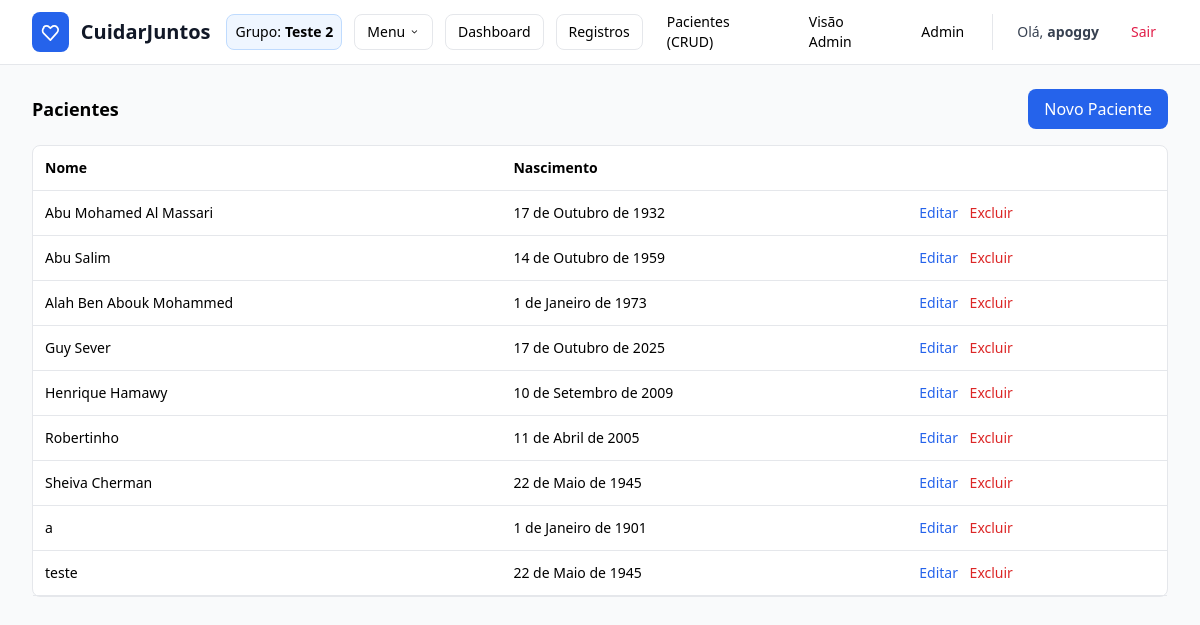
The page /care/patients/ (signed in) on the database as committed earlier.
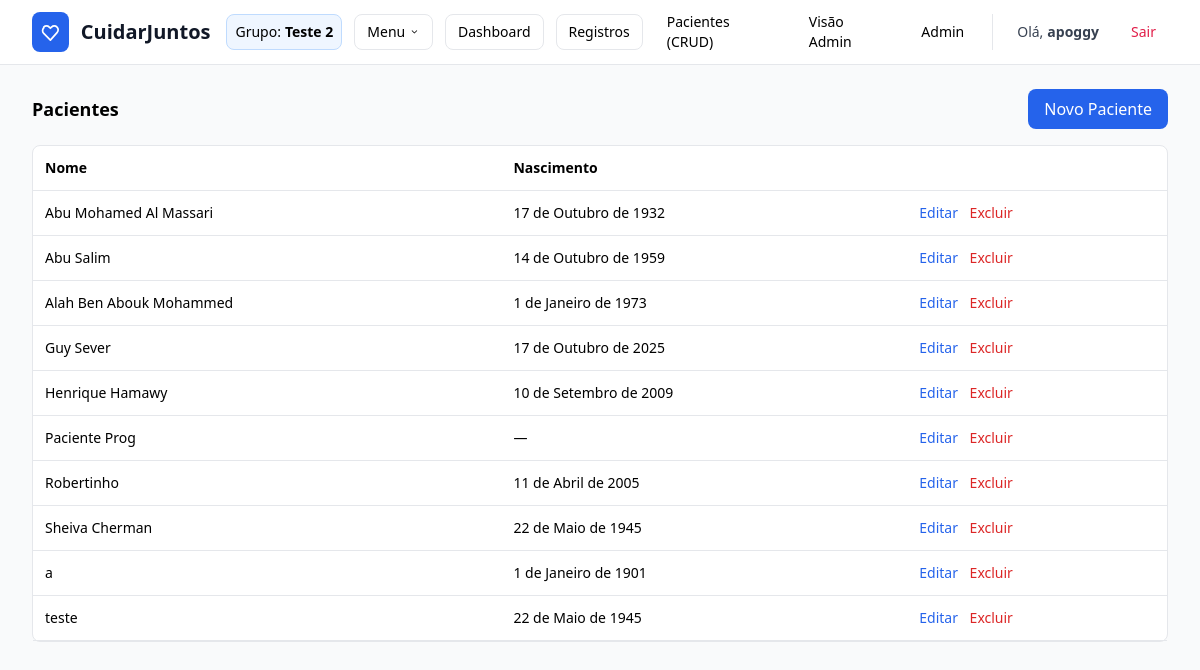
The same page on the database as committed later.
### care/models.py (models this page shows, shortened)
class Patient(models.Model):
    name = models.CharField("Nome", max_length=120)
    birth_date = models.DateField("Nascimento", null=True, blank=True)
    notes = models.TextField("Observações / Dados de saúde", blank=True)
    created_by = models.ForeignKey(
        User, on_delete=models.CASCADE, related_name="patients",
        null=True, blank=True, db_index=True
    )
    user = models.OneToOneField(
        User, on_delete=models.SET_NULL, related_name="as_patient",
        null=True, blank=True
    )

### care/views.py (the view)
# urls.py: path("patients/",                PatientList.as_view(),   name="patient-list"),
class PatientList(LoginRequiredMixin, ListView):
    model = Patient
    template_name = "care/patient_list.html"
    context_object_name = "patients"
    def get_queryset(self):
        if self.request.user.is_superuser:
            return Patient.objects.all().order_by("name")
        p = users_patient(self.request.user)
        return Patient.objects.filter(pk=p.pk) if p else Patient.objects.none()

### care/context_processors.py (called while the page is built)
def current_group(request):
    if not request.user.is_authenticated:
        return {"current_group": None, "current_group_membership": None}
    try:
        gm = GroupMembership.objects.select_related("group").get(user=request.user)
        return {"current_group": gm.group, "current_group_membership": gm}
    except GroupMembership.DoesNotExist:
        return {"current_group": None, "current_group_membership": None}

### templates/care/patient_list.html (shortened to what this page needs)
{% extends 'base.html' %}
{% block content %}
<div class="mb-4 flex items-center justify-between">
  <h2 class="text-lg font-semibold">Pacientes</h2>
  <a href="{% url 'care:patient-create' %}" class="bg-blue-600 text-white px-4 py-2 rounded-lg">Novo Paciente</a>
</div>
<div class="bg-white border rounded-lg">
  <table class="w-full text-sm">
    <thead class="text-left border-b">
      <tr><th class="p-3">Nome</th><th class="p-3">Nascimento</th><th class="p-3"></th></tr>
    </thead>
    <tbody>
      {% for p in patients %}
      <tr class="border-b">
        <td class="p-3">{{ p.name }}</td>
        <td class="p-3">{{ p.birth_date|default:"—" }}</td>
        <td class="p-3 space-x-2">
          <a class="text-blue-600" href="{% url 'care:patient-update' p.pk %}">Editar</a>
          <a class="text-red-600" href="{% url 'care:patient-delete' p.pk %}">Excluir</a>
        </td>
      </tr>
      {% empty %}
      <tr><td class="p-3 text-gray-500" colspan="3">Nenhum paciente.</td></tr>
      {% endfor %}
    </tbody>
  </table>
</div>
{% endblock %}

Rows that differ between the two databases and show on the page:
added Patient: name "Paciente Prog", birth_date "—"
